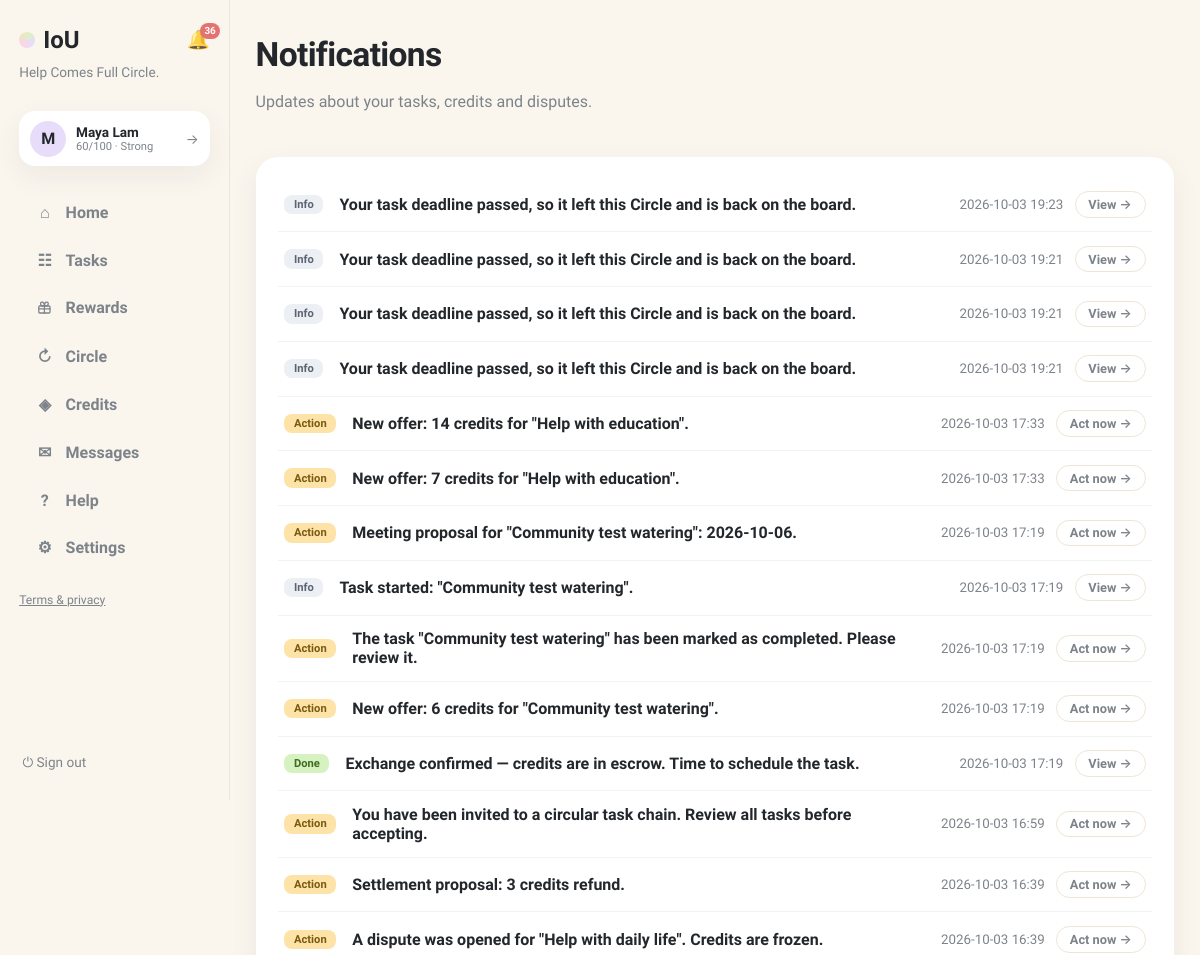
The page /notifications (signed in, upper part) on the database as committed earlier.
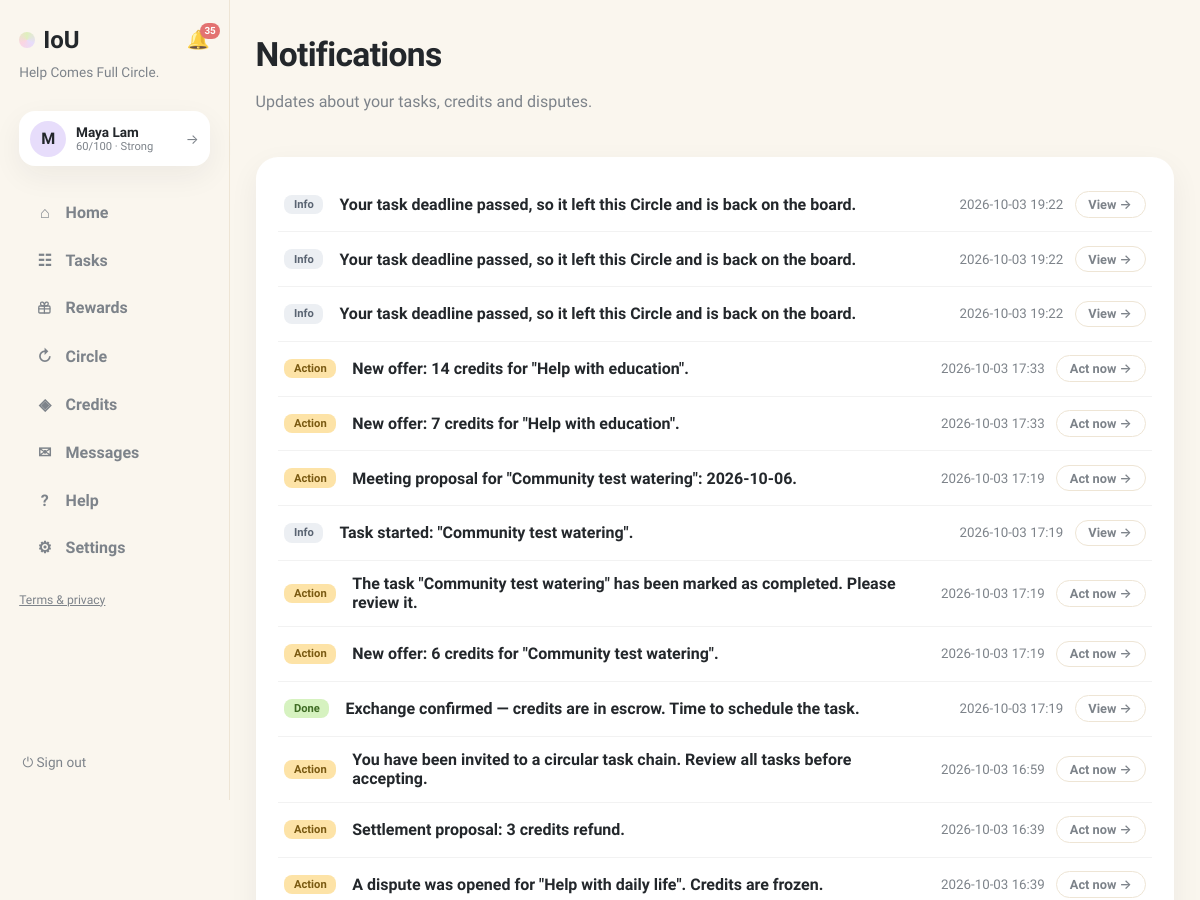
The same page on the database as committed later.
### tables this page shows
CREATE TABLE notifications (
                id INTEGER PRIMARY KEY, user_id INTEGER NOT NULL,
                body TEXT NOT NULL, link TEXT NOT NULL DEFAULT '/',
                is_read INTEGER NOT NULL DEFAULT 0, kind TEXT NOT NULL DEFAULT 'info',
                created_at TEXT NOT NULL,
                FOREIGN KEY(user_id) REFERENCES users(id)
            );

### app.py (the view)
@app.get("/notifications", response_class=HTMLResponse)
def notifications_page(request: Request, tab: str = "system"):
    user = current_user(request)
    if not user:
        return RedirectResponse("/login", status_code=303)
    with db() as connection:
        notifs = connection.execute(
            "SELECT * FROM notifications WHERE user_id=? ORDER BY created_at DESC LIMIT 50",
            (user["id"],)).fetchall()
        threads = connection.execute(
            """SELECT r.id, r.title, r.status, r.requester_id, r.provider_id,
                      ru.name requester_name, pu.name provider_name,
                      (SELECT body FROM messages WHERE request_id=r.id ORDER BY id DESC LIMIT 1) last_body,
                      (SELECT created_at FROM messages WHERE request_id=r.id ORDER BY id DESC LIMIT 1) last_at
               FROM requests r
               JOIN users ru ON ru.id=r.requester_id
               LEFT JOIN users pu ON pu.id=r.provider_id
               WHERE (r.requester_id=? OR r.provider_id=?
                      OR EXISTS (SELECT 1 FROM request_participants rp
                                 WHERE rp.request_id=r.id AND rp.user_id=?))
                 AND EXISTS (SELECT 1 FROM messages WHERE request_id=r.id)
               ORDER BY last_at DESC""",
            (user["id"], user["id"], user["id"])).fetchall()
    return render(request, "notifications.html", page="notifications",
                  notifs=notifs, threads=threads, tab=tab)

### templates/notifications.html (shortened to what this page needs)
{% extends "base.html" %}
{% block content %}
<header class="page-head">
  <div>
    <h1>Notifications</h1>
    <p class="muted">Updates about your tasks, credits and disputes.</p>
  </div>
</header>
<div class="card notif-card">
  {% for n in notifs %}
  <div class="notif-row {% if not n.is_read %}unread{% endif %}">
    <span class="notif-kind k-{{ n.kind or 'info' }}">{% if (n.kind or 'info') == 'action' %}Action{% elif n.kind == 'success' %}Done{% else %}Info{% endif %}</span>
    <div class="notif-body"><b>{{ n.body }}</b></div>
    <div class="notif-side">
      <small class="muted">{{ n.created_at[:16].replace('T',' ') }}</small>
      {% if n.link and (n.kind or 'info') == 'action' %}<a class="btn-ghost btn-sm" href="/notifications/{{ n.id }}/go">Act now →</a>{% elif n.link %}<a class="btn-ghost btn-sm" href="/notifications/{{ n.id }}/go">View →</a>{% endif %}
    </div>
  </div>
  {% else %}<p class="empty">No notifications yet.</p>{% endfor %}
</div>
{% endblock %}

### templates/base.html (shortened to what this page needs)
<!doctype html>
<html lang="en"><head><link rel="stylesheet" href="/static/style.css"></head>
<body class="app-body">
<nav class="sidebar">
  <div class="brand-row">
    <a class="brand" href="/"><span class="brand-dot"></span>IoU</a>
    {% if user %}
    <a class="bell {% if page == 'notifications' %}active{% endif %}" href="/notifications" title="Notifications">🔔{% if unread_notifs or unread_msgs %}<span class="bell-badge">{{ (unread_notifs or 0) + (unread_msgs or 0) }}</span>{% endif %}</a>
    {% endif %}
  </div>
  <p class="brand-tag">Help Comes Full Circle.</p>
  {% if user %}
  <a class="side-user" href="/profile" title="Your profile">
    <div class="avatar">{{ user.name[0] }}</div>
    {% set sc = user.reliability if user.reliability is not none else 60 %}
    {% set lab = 'Suspended' if sc <= 0 else ('Restricted' if sc < 30 else ('Limited' if sc < 60 else ('Strong' if sc < 80 else 'Excellent'))) %}
    <div class="sidebar-user-meta"><b>{{ user.name }}</b>
      <small>{{ sc }}/100 · {{ lab }}</small>
    </div>
    <span class="side-user-arrow">→</span>
  </a>
  <div class="nav-links">
    <a class="nav-link {% if page == 'home' %}active{% endif %}" href="/"><span class="nav-ico">⌂</span>Home</a>
    <a class="nav-link {% if page == 'browse' %}active{% endif %}" href="/browse"><span class="nav-ico">☷</span>Tasks</a>
    <a class="nav-link " href="/rewards"><span class="nav-ico"></span>Rewards</a>
    <a class="nav-link {% if page == 'circle' %}active{% endif %}" href="/chain-invitations"><span class="nav-ico">↻</span>Circle{% if circle_pending %}<span class="unread-dot"></span>{% endif %}</a>
    <a class="nav-link {% if page == 'credits' %}active{% endif %}" href="/history"><span class="nav-ico">◈</span>Credits</a>
    <a class="nav-link {% if page == 'messages' %}active{% endif %}" href="/messages"><span class="nav-ico">✉</span>Messages{% if unread_msgs %}<span class="unread-dot"></span>{% endif %}</a>
    <a class="nav-link {% if page == 'help' %}active{% endif %}" href="/help"><span class="nav-ico">?</span>Help</a>
    <a class="nav-link {% if page == 'account' %}active{% endif %}" href="/account"><span class="nav-ico">⚙</span>Settings</a>
  </div>
  <p class="nav-footer"><a href="/legal">Terms &amp; privacy</a></p>
  <form method="post" action="/logout" class="side-logout"><button class="link-button" title="Sign out">⏻ Sign out</button></form>
  {% else %}
  <div class="nav-links">
    <a class="nav-link" href="/login"><span class="nav-ico">→</span>Sign in</a>
    <a class="nav-link" href="/register"><span class="nav-ico">＋</span>Create account</a>
  </div>
  <p class="nav-footer"><a href="/legal">Terms &amp; privacy</a></p>
  {% endif %}
</nav>
<main class="content {% block content_class %}{% endblock %}">{% block content %}{% endblock %}</main>
</body></html>

Rows that differ between the two databases and show on the page:
removed notifications: kind "Info", body "Your task deadline passed, so it left this Circle and is back on the board.", created_at "2026-10-03 19:23"
changed notifications (number 1 of 13 on the later page): created_at "2026-10-03 19:21" → "2026-10-03 19:22"
changed notifications (number 2 of 13 on the later page): created_at "2026-10-03 19:21" → "2026-10-03 19:22"
changed notifications (number 3 of 13 on the later page): created_at "2026-10-03 19:21" → "2026-10-03 19:22"
Other text that changed with them:
{{ (unread_notifs or 0) + (unread_msgs or 0) }}: "36" → "35"
